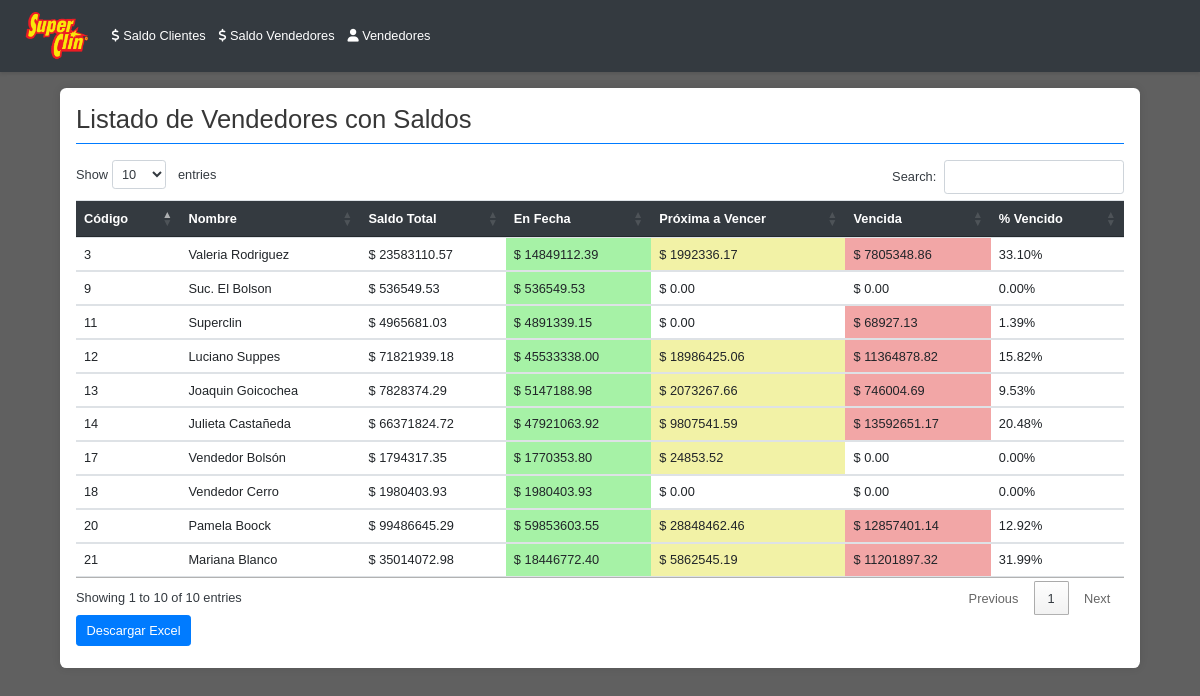
The app's page /vendedores_con_saldos with its own data.
### tables this page shows
CREATE TABLE vendedores (
            SalesEmployeeCode INTEGER PRIMARY KEY,
            SalesEmployeeName TEXT,
            Telephone TEXT,
            Mobile TEXT,
            Email TEXT
        );

### controllers.py (the view)
@routes_blueprint.route('/vendedores_con_saldos')
def vendedores_con_saldos_list():
    vendedores_con_saldos = get_data()[2]
    return render_template('vendedores_con_saldos.html', vendedores=vendedores_con_saldos)

### models.py (called while the page is built)
def obtener_conexion(db_path):
   conn = sqlite3.connect(db_path)
   conn.row_factory = sqlite3.Row
   return conn

### services.py (called while the page is built)
def get_data():
  db_path = Config.DATABASE_PATH
  return obtener_datos(db_path)

### utils.py (called while the page is built)
def format_number(value):
    if value is None:
       return ""
    try:
       return locale.format_string('%.2f', value, grouping=True)
    except ValueError:
        return str(value)

### templates/vendedores_con_saldos.html (shortened to what this page needs)
{% extends 'base.html' %}
{% block content %}
    <h2>Listado de Vendedores con Saldos</h2>
    <table id="vendedores-table" class="table">
        <thead>
            <tr>
                <th>Código</th>
                <th>Nombre</th>
                <th data-type="num-fmt">Saldo Total</th>
                <th data-type="num-fmt">En Fecha</th>
                <th data-type="num-fmt">Próxima a Vencer</th>
                <th data-type="num-fmt">Vencida</th>
                <th data-type="num-fmt">% Vencido</th>
            </tr>
        </thead>
        <tbody>
            {% for vendedor in vendedores %}
            <tr>
                <td>{{ vendedor.SalesEmployeeCode }}</td>
                <td>{{ vendedor.SalesEmployeeName }}</td>
                <td data-order="{{vendedor.total_saldo}}">$ {{ vendedor.total_saldo | format_number }}</td>
                <td data-order="{{ vendedor.saldos_por_categoria['En Fecha'] }}"
                     {% if vendedor.saldos_por_categoria['En Fecha'] > 0 %}
                       class="saldo-en-fecha"
                    {% endif %}>
                    $ {{ vendedor.saldos_por_categoria['En Fecha'] | format_number }}
                </td>
                 <td data-order="{{ vendedor.saldos_por_categoria['Proxima a Vencer'] }}"
                      {% if vendedor.saldos_por_categoria['Proxima a Vencer'] > 0 %}
                        class="saldo-proxima-vencer"
                    {% endif %}>
                     $ {{ vendedor.saldos_por_categoria['Proxima a Vencer'] | format_number }}
                </td>
                <td data-order="{{ vendedor.saldos_por_categoria['Vencida'] }}"
                    {% if vendedor.saldos_por_categoria['Vencida'] > 0 %}
                      class="saldo-vencida"
                    {% endif %}>
                     $ {{ vendedor.saldos_por_categoria['Vencida'] | format_number }}
                 </td>
                <td data-order="{{ vendedor.porcentaje_vencido }}">{{ vendedor.porcentaje_vencido | format_number }}%</td>
            </tr>
            {% endfor %}
        </tbody>
    </table>
    <button id="export-excel" class="btn btn-primary mb-2">Descargar Excel</button>
{% endblock %}
{% block scripts %}
<link rel="stylesheet" type="text/css" href="https://cdn.datatables.net/1.11.5/css/jquery.dataTables.css">
{% endblock %}

### static/style.css (style rules this page uses)
body { font-family: 'Arial', sans-serif; background-color: #606060; color: #343a40; padding-bottom: 20px; zoom: 80% }
h2 { color: #373737; border-bottom: 2px solid #007bff; padding-bottom: 10px; margin-bottom: 20px; }
.table { width: 100%; border-collapse: collapse; margin-bottom: 20px; }
.table thead th { background-color: #343a40; color: #ffffff; padding: 12px; text-align: left; border-bottom: 2px solid #495057; font-weight: bold; }
.table tbody td { padding: 10px; border-bottom: 1px solid #dee2e6; }
.saldo-en-fecha { background-color: #a6f2a6; }
.saldo-proxima-vencer { background-color: #f2f2a6; }
.saldo-vencida { background-color: #f2a6a6; }

### records on screen
vendedores: SalesEmployeeCode "3", SalesEmployeeName "Valeria Rodriguez", total_saldo "23583110.57", saldos_por_categoria "14849112.39", saldos_por_categoria "1992336.17", saldos_por_categoria.Vencida "7805348.86", porcentaje_vencido "33.10"
vendedores: SalesEmployeeCode "9", SalesEmployeeName "Suc. El Bolson", total_saldo "536549.53", saldos_por_categoria "536549.53", saldos_por_categoria "0.00", saldos_por_categoria.Vencida "0.00", porcentaje_vencido "0.00"
vendedores: SalesEmployeeCode "11", SalesEmployeeName "Superclin", total_saldo "4965681.03", saldos_por_categoria "4891339.15", saldos_por_categoria "0.00", saldos_por_categoria.Vencida "68927.13", porcentaje_vencido "1.39"
vendedores: SalesEmployeeCode "12", SalesEmployeeName "Luciano Suppes", total_saldo "71821939.18", saldos_por_categoria "45533338.00", saldos_por_categoria "18986425.06", saldos_por_categoria.Vencida "11364878.82", porcentaje_vencido "15.82"
vendedores: SalesEmployeeCode "13", SalesEmployeeName "Joaquin Goicochea", total_saldo "7828374.29", saldos_por_categoria "5147188.98", saldos_por_categoria "2073267.66", saldos_por_categoria.Vencida "746004.69", porcentaje_vencido "9.53"
vendedores: SalesEmployeeCode "14", SalesEmployeeName "Julieta Castañeda", total_saldo "66371824.72", saldos_por_categoria "47921063.92", saldos_por_categoria "9807541.59", saldos_por_categoria.Vencida "13592651.17", porcentaje_vencido "20.48"
vendedores: SalesEmployeeCode "17", SalesEmployeeName "Vendedor Bolsón", total_saldo "1794317.35", saldos_por_categoria "1770353.80", saldos_por_categoria "24853.52", saldos_por_categoria.Vencida "0.00", porcentaje_vencido "0.00"
vendedores: SalesEmployeeCode "18", SalesEmployeeName "Vendedor Cerro", total_saldo "1980403.93", saldos_por_categoria "1980403.93", saldos_por_categoria "0.00", saldos_por_categoria.Vencida "0.00", porcentaje_vencido "0.00"
vendedores: SalesEmployeeCode "20", SalesEmployeeName "Pamela Boock", total_saldo "99486645.29", saldos_por_categoria "59853603.55", saldos_por_categoria "28848462.46", saldos_por_categoria.Vencida "12857401.14", porcentaje_vencido "12.92"
vendedores: SalesEmployeeCode "21", SalesEmployeeName "Mariana Blanco", total_saldo "35014072.98", saldos_por_categoria "18446772.40", saldos_por_categoria "5862545.19", saldos_por_categoria.Vencida "11201897.32", porcentaje_vencido "31.99"
